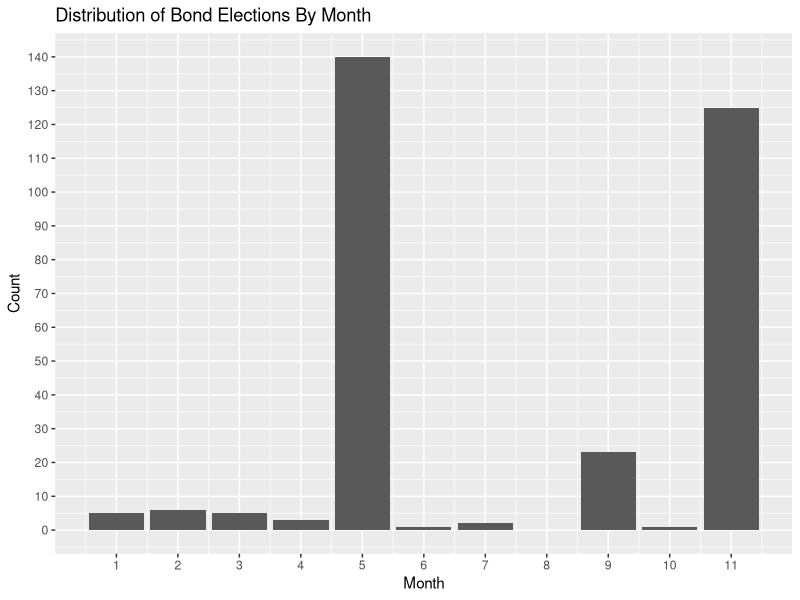
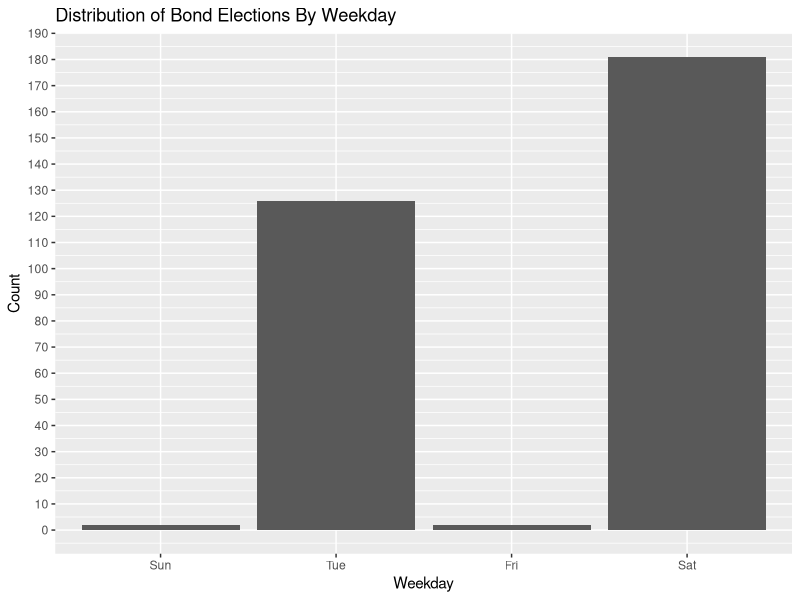
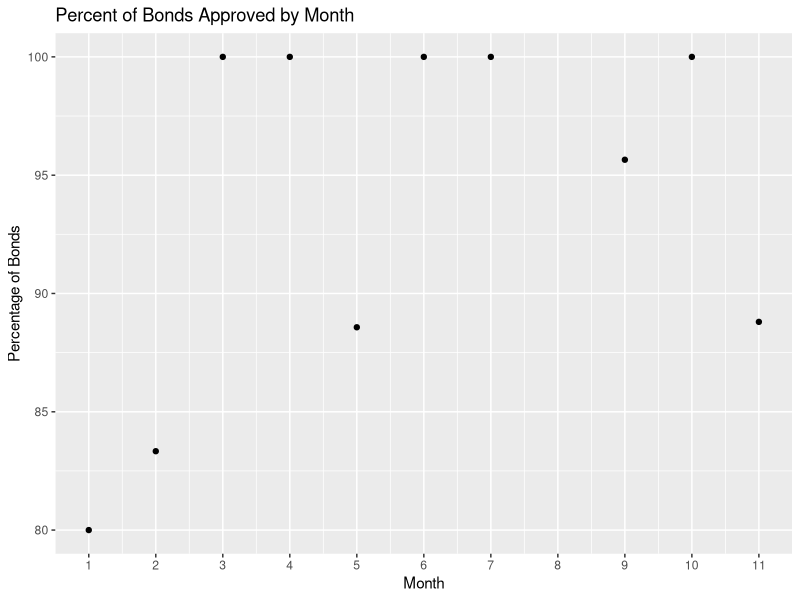
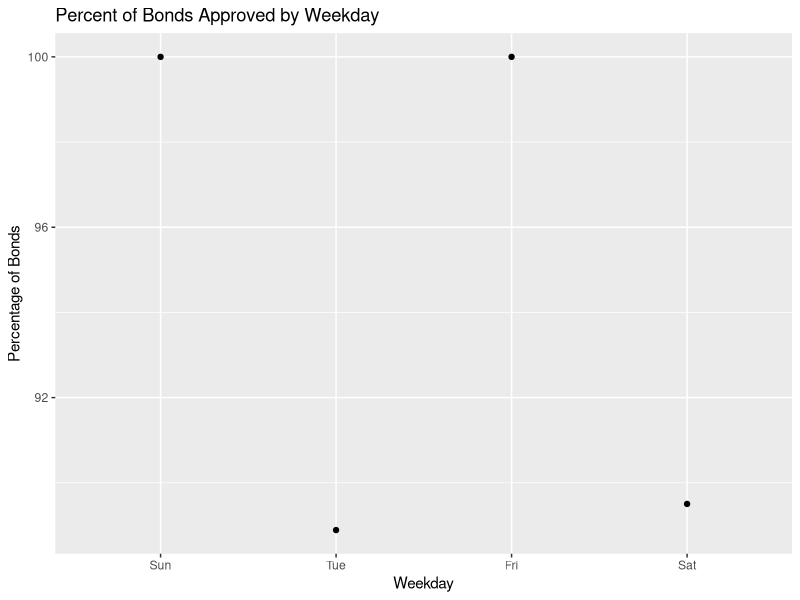

These figures' R source, in order:
## ---- chunk 1
library(ggplot2)
library(tidyverse)
library(lubridate)
## ---- chunk 2
bonds = read.csv("Homework1_Bonds.csv")
food = read.csv("Homework4_food.csv")
## ---- chunk 3
travis <- bonds |>
  filter(County == "Travis") |>
  mutate(ElectionDate = parse_date_time(ElectionDate, orders = c("mdy", "ymd", "dmy"))) |>
  arrange(ElectionDate) |>
  mutate(month = month(ElectionDate), weekday = wday(ElectionDate, , label = TRUE), year = year(ElectionDate))

travis <- travis |>
  filter(year < 2025)

# To verify the result
head(travis |> select(Name, County, ElectionDate), 5)
tail(travis |> select(Name, County, ElectionDate), 5)
## ---- chunk 4
table(travis$month)

travis |>
  group_by(month) |>
  arrange(month) |>
  ggplot() + geom_bar(aes(x = month)) + labs(title = "Distribution of Bond Elections By Month", x = "Month", y = "Count") + scale_x_continuous(breaks = seq(0, 12, by = 1)) + scale_y_continuous(breaks = seq(0, 150, by = 10))
## ---- chunk 5
table(travis$weekday)

travis |>
  ggplot() + geom_bar(aes(x = weekday)) + labs(title = "Distribution of Bond Elections By Weekday", x = "Weekday", y = "Count") + scale_y_continuous(breaks = seq(0, 200, by = 10))
## ---- chunk 6
travis_carried_month <- travis |>
  group_by(month) |>
  reframe(TotalBonds = n(), Carried = sum(Result == "Carried"), 
            PercentCarried = Carried / TotalBonds * 100)
ggplot(travis_carried_month) + geom_point(aes(x = month, y = PercentCarried)) +
  labs(title = "Percent of Bonds Approved by Month", x = "Month", y = "Percentage of Bonds") + scale_x_continuous(breaks = seq(0, 12, by = 1))
## ---- chunk 7
summary(travis_carried_month$PercentCarried)
cor(travis_carried_month$PercentCarried, travis_carried_month$month)
## ---- chunk 8
travis_carried_weekday <- travis |>
  group_by(weekday) |>
  reframe(TotalBonds = n(), Carried = sum(Result == "Carried"), 
            PercentCarried = Carried / TotalBonds * 100)
ggplot(travis_carried_weekday) + geom_point(aes(x = weekday, y = PercentCarried)) +
  labs(title = "Percent of Bonds Approved by Weekday", x = "Weekday", y = "Percentage of Bonds")
## ---- chunk 9
summary(travis_carried_weekday$PercentCarried)
travis <- bonds |>
  filter(County == "Travis") |>
  mutate(ElectionDate = parse_date_time(ElectionDate, orders = c("mdy", "ymd", "dmy"))) |>
  arrange(ElectionDate) |>
  mutate(month = month(ElectionDate), weekday = wday(ElectionDate), year = year(ElectionDate))
travis_carried_weekday <- travis |>
  group_by(weekday) |>
  reframe(TotalBonds = n(), Carried = sum(Result == "Carried"), 
            PercentCarried = Carried / TotalBonds * 100)
round(cor(travis_carried_weekday$PercentCarried, travis_carried_weekday$weekday),2)
## ---- chunk 10
food_people <- data.frame(County = food$County, 
                          Population = food$Population, 
                          State = food$State, 
                          "People_0.5" = food$Low.Access.Numbers.People.1.2.Mile, 
                          "People_1" = food$Low.Access.Numbers.People.1.Mile, 
                          "People_10" = food$Low.Access.Numbers.People.10.Miles,
                          "People_20" = food$Low.Access.Numbers.People.20.Miles)
food_people <- food_people |>
  reframe(County = County,
          Population = Population,
          State = State,
          "0.5" = People_0.5,
          "1.0" = People_1,
          "10" = People_10,
          "20" = People_20)

head(food_people)
## ---- chunk 11

organized <- pivot_longer(food_people, cols = c("0.5", "1.0", "10", "20"), 
                          names_to = "distance", values_to = "pop_count") |>
  arrange(by = County)
organized <- data.frame(organized)
head(organized, 10)
## ---- chunk 12
means <- organized |>
  group_by(distance) |>
  reframe("Mean_Pop" = mean(pop_count))
colnames(means)[1] = "Distance"
means <- data.frame(means)
means
